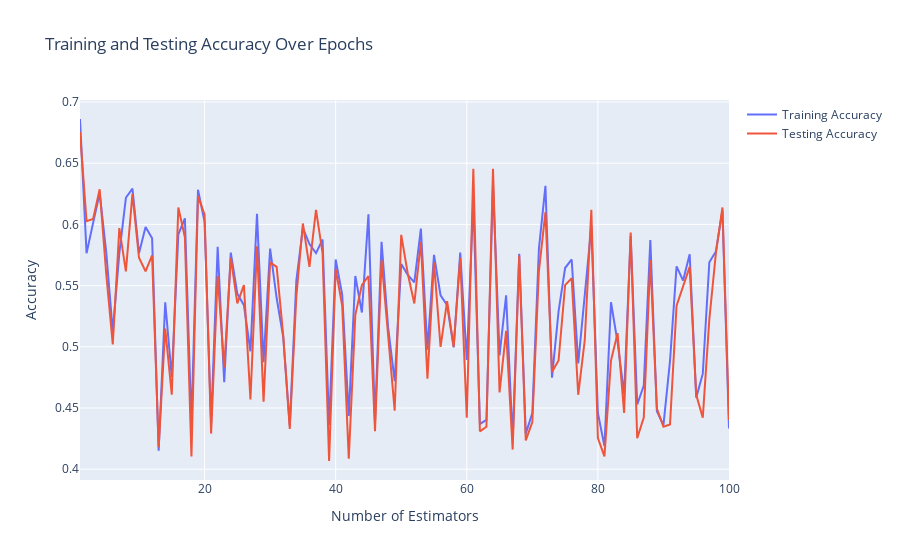
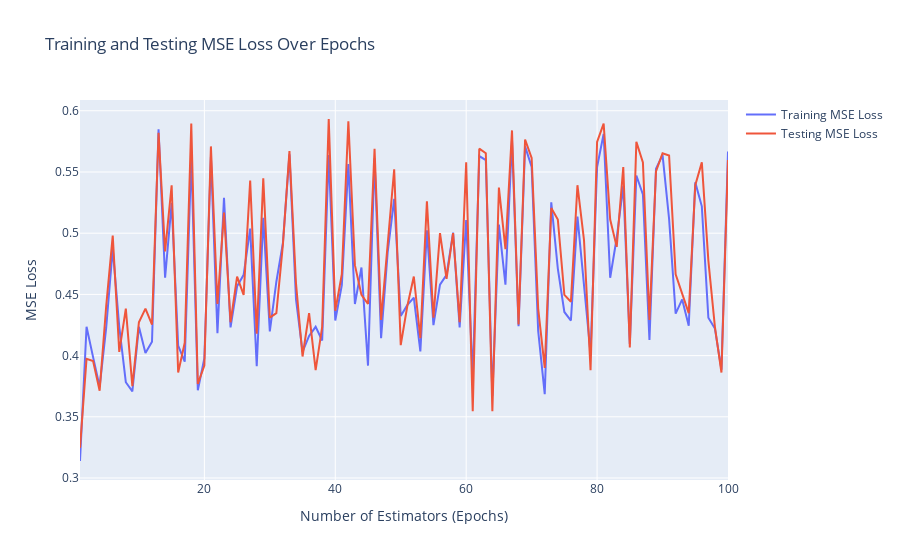

The notebook cell these images were saved under, in order:
### Markdown cell above
### all features

### Code cell
ada_boost_func(X_train,y_train,X_test,y_test)
